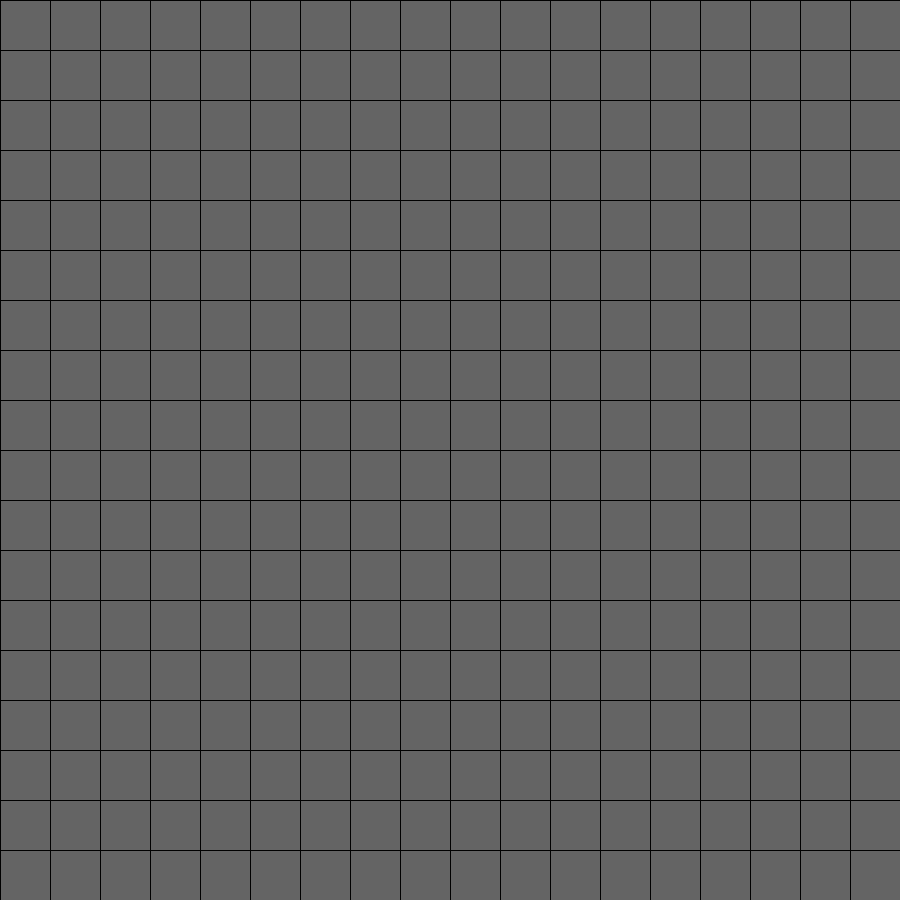
Frame 1 (no input)
Frame 60 (the mouse pressed at the canvas centre just before this capture): identical to frame 1, image omitted
Frame 120 (the mouse held since frame 60 and released just before this capture): identical to frame 1, image omitted

The Processing sketch that drew this single still picture (run headless with seeded random() and noise(); from frame 60 on, the mouse is pressed at the canvas centre):

// Processing sketch: game_of_life
// ── game_of_life.pde
ArrayList<Box> Boxes;

int boxWidth;
int boxHeight;

int rows;
int columns;

void setup() {
    size(900, 900);

    boxWidth = 50;
    boxHeight = boxWidth;

    rows = int(width / boxWidth);
    columns = rows;

    print(rows + "\n");
    print(columns + "\n");

    makeBoxes();
}

void draw() {
    background(255);

    for(int i = 0; i < Boxes.size(); i++){
        Box aBox = (Box) Boxes.get(i);
        aBox.draw();
    }
}

void mouseClicked() {
    int x = mouseX;
    int y = mouseY;

    for(int i = 0; i < Boxes.size(); i++){
        Box aBox = (Box) Boxes.get(i);
        aBox.checkClick(x, y);
    }
}

void makeBoxes() {
    Boxes = new ArrayList<Box>();
    int x = 0;
    int y = 0;
    int idCounter = 0;

    for(int i = 0; i < rows; i++) {
        for(int j = 0; j < columns; j++) {
            Boxes.add(new Box(idCounter, x, y, boxWidth, boxHeight));
            x += 50;
            idCounter += 1;
        }
        y += 50;
        x = 0;
    }
}

class Box {
    public int id;

    public int x;
    public int y;
    public int width;
    public int height;

    public color c;

    int north;
    int west;
    int east;
    int south;

    Box (int id, int x, int y, int width, int height) {
        this.id = id;

        this.x = x;
        this.y = y;
        this.width = width;
        this.height = height;
        this.c = color(100, 100, 100);;

        this.north = this.id - rows;
        if(this.north < 0) {
            this.north = -1;
        }
        this.west = this.id - 1;
        if(this.id % rows == 0) {
            this.west = -1;
        }
        this.east = this.id + 1;
        if(this.id % rows == rows - 1) {
            this.east = -1;
        }
        this.south = this.id + rows;
        if(this.south >= rows * columns) {
            this.south = -1;
        }
    }

    void draw() {
        fill(this.c);
        rect(this.x, this.y, this.width, this.height);
    }

    void checkClick(int x, int y) {
        if(this.x < x && this.y < y && this.x + this.width > x && this.y + this.height > y) {
            c = color(255, 255, 0);

            print(this.id + "\n");
            
            if(this.north != -1) {
                Box aBox = (Box) Boxes.get(this.north);
                aBox.c = color(255, 0, 0);
            }
            if(this.west != -1) {
                Box aBox = (Box) Boxes.get(this.west);
                aBox.c = color(0, 255, 0);
            }
            if(this.east != -1) {
                Box aBox = (Box) Boxes.get(this.east);
                aBox.c = color(0, 0, 0);
            }
            if(this.south != -1) {
                Box aBox = (Box) Boxes.get(this.south);
                aBox.c = color(0, 255, 255);
            }

        }
    }

}
